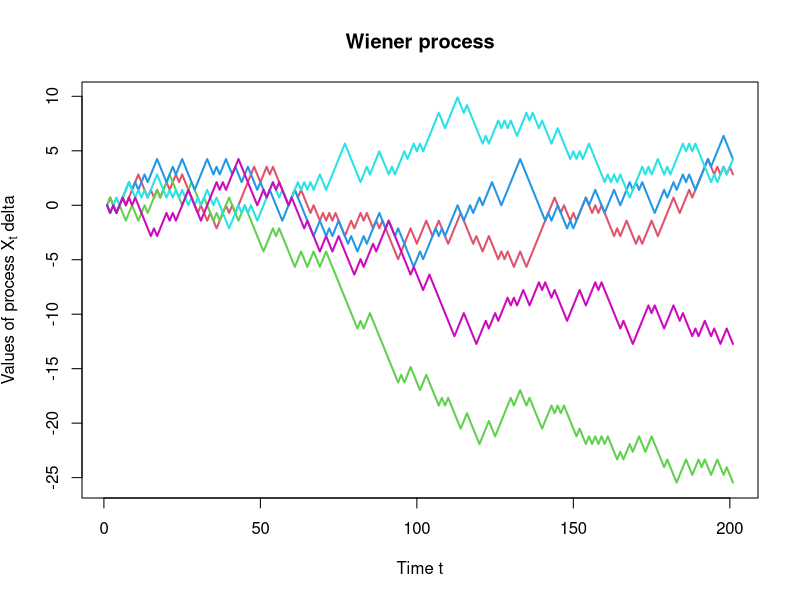

Generate this figure with R:
# clear variables and close windows
rm(list = ls(all = TRUE))
graphics.off()

SFEWienerProcess = function(dt, c, k) {
    k 	= floor(k)				# makes sure number of path is integer
    if (dt <= 0 | k <= 0) {
        stop("Delta t and number of trajectories must be larger than 0!")
    }
    l 	= 100
    n 	= floor(l/dt)
    t 	= seq(0, n * dt, by = dt)
    set.seed(0)
    z 	= matrix(runif(n * k), n, k)
    z 	= 2 * (z > 0.5) - 1		# scale to -1 or 1
    z 	= z * c * sqrt(dt)  	# to get finite and non-zero variance
    zz 	= apply(z, MARGIN = 2, FUN = cumsum)
    x 	= rbind(rep(0, k), zz)
    # Output
    matplot(x, lwd = 2, type = "l", lty = 1, ylim = c(min(x), max(x)), col = 2:(k + 
        1), main = "Wiener process", xlab = "Time t", ylab = expression(paste("Values of process ", X[t], " delta")))
}

SFEWienerProcess(dt = 0.5, c = 1, k = 5) 
